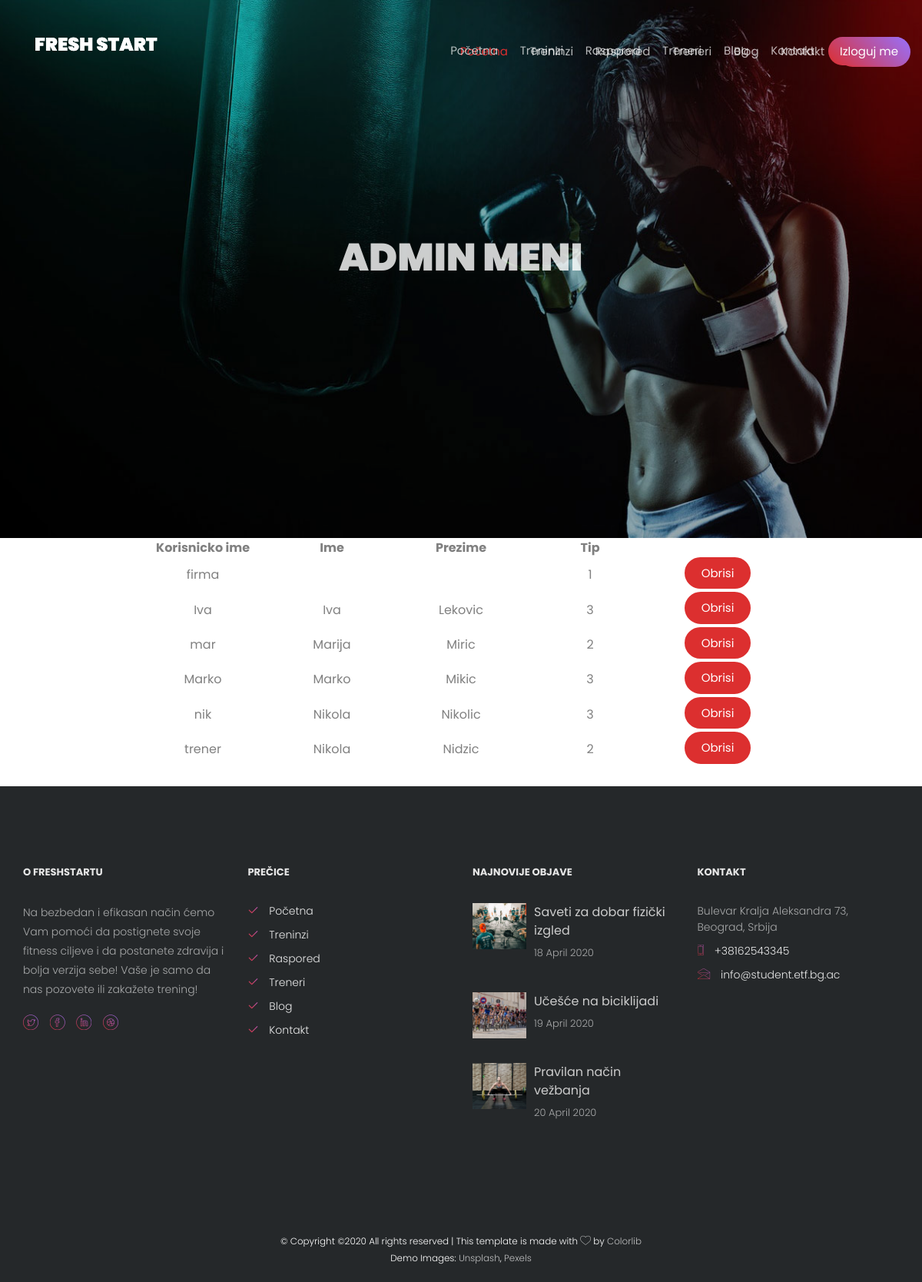
Screenshot of /freshstart/brisanjekorisnika.php with the database file from the repository.
### tables this page shows
CREATE TABLE IF NOT EXISTS `korisnik` (
  `KorisnickoIme` varchar(20) NOT NULL,
  `email` varchar(40) DEFAULT NULL,
  `lozinka` varchar(16) NOT NULL,
  `tip` tinyint(1) NOT NULL,
  `VIP` tinyint(1) NOT NULL,
  `pogodnosti` varchar(50) DEFAULT NULL,
  `ime` varchar(20) DEFAULT NULL,
  `prezime` varchar(20) DEFAULT NULL,
  `datumrodj` date DEFAULT NULL,
  `visina` float DEFAULT NULL,
  `tezina` float DEFAULT NULL,
  `imefirme` varchar(20) DEFAULT NULL,
  `opisdel` varchar(60) DEFAULT NULL,
  `vrstarek` varchar(40) DEFAULT NULL,
  `cilj` varchar(40) DEFAULT NULL,
  `kurs` varchar(40) DEFAULT NULL,
  PRIMARY KEY (`KorisnickoIme`)
);

### freshstart/brisanjekorisnika.php (the view, shortened to what this page needs)
<?php
require("konekcija.php");
?>
    <head>
    </head>
	<?php
    if(!isset($_SESSION['KorisnickoIme'])){
        require('header.php');
    }else{
        require("konekcija.php");
        require('header_adm.php');
    }
    ?>
<aside id="colorlib-hero">
<div class="flexslider">
<ul class="slides">
<li style="background-image: url(images/img_bg_2.jpg);">
<div class="overlay"></div>
<div class="container-fluid">
<div class="row">
<div class="col-md-6 col-sm-12 col-md-offset-3 slider-text">
<div class="slider-text-inner text-center">
<a href="admin_meni.php"><h1>ADMIN MENI</h1></a>
</div>
</div>
</div>
</div>
</li>
</ul>
</div>
</aside>
        <div id="header">
       <?php require("header_adm.php"); ?>
        </div>
        <div id="menu">
            <div align="center">
			<?php
                $upit = "SELECT * FROM korisnik";
                $rez = mysqli_query($konekcija, $upit) or die("Greska kod upita za uzimanje informacija o korisnicima!" . mysqli_error($konekcija));
                if (mysqli_num_rows($rez)> 0){
                   echo "<table border='0px' cellpadding='1px' style='width:70%;text-align:center;'>
                        <tr>
                            <td width='20%'><b>Korisnicko ime</b></td>
                            <td width='20%'><b>Ime</b></td>
                            <td width='20%'><b>Prezime</b></td>
                            <td width='20%'><b>Tip</b></td>
                            <td width='20%'></td>
                        </tr>";
                while ( $red = mysqli_fetch_array($rez)){
                   echo "<tr> <td> ".$red['KorisnickoIme']." </td> <td> ".$red['ime']."</td> <td>".$red['prezime']." </td> <td> ".$red['tip']." </td>";
				   echo "<td><a href='brisi.php?korIme=".$red['KorisnickoIme']."' class='btn btn-primary'> Obrisi</a></td>";
                 }
				 echo "</tr></table>";
				 echo "<br>";
                } else {
                    echo "<center><font size='6px'><b>Ne postoji ni jedan korisnik u sistemu!</b></font></center>";
                  }
               ?>
              </div>
        </div>
        <?php
            require("footer.php");
        ?>

### freshstart/header.php (shortened to what this page needs)
<!DOCTYPE HTML>
<html>
	<head>
	<link rel="stylesheet" href="css/animate.css">
	<link rel="stylesheet" href="css/icomoon.css">
	<link rel="stylesheet" href="css/bootstrap.css">
	<link rel="stylesheet" href="css/magnific-popup.css">
	<link rel="stylesheet" href="css/flexslider.css">
	<link rel="stylesheet" href="css/owl.carousel.min.css">
	<link rel="stylesheet" href="css/owl.theme.default.min.css">
	<link rel="stylesheet" href="fonts/flaticon/font/flaticon.css">
	<link rel="stylesheet" href="css/style.css">
	</head>
	<body>
		<div id="header">
			<nav class="colorlib-nav" role="navigation">
				<div class="top-menu">
					<div class="container">
						<div class="row">
							<div class="col-md-2">
								<div id="colorlib-logo"><a href="index.php">FRESH START</a></div>
							</div>
							<div class="col-md-10 text-right menu-1">
								<ul>
									<li class="active"><a href="index.php">Početna</a></li>
									<li class="has-dropdown">
										<a href="classes.php">Treninzi</a>
									</li>
									<li class="has-dropdown">
										<a href="schedule.php">Raspored</a>
									</li>
									<li><a href="o_trenerima.php">Treneri</a></li>
									<li><a href="blog.php">Blog</a></li>
									<li><a href="contact.php">Kontakt</a></li>
									<li class="btn-cta"><a href="login.php"><span>Prijavi se</span></a></li>
								</ul>
							</div>
						</div>
					</div>
				</div>
			</nav>

### freshstart/header_adm.php (shortened to what this page needs)
<!DOCTYPE HTML>
<html>
<head>
<link rel="stylesheet" href="css/animate.css">
<link rel="stylesheet" href="css/icomoon.css">
<link rel="stylesheet" href="css/bootstrap.css">
<link rel="stylesheet" href="css/magnific-popup.css">
<link rel="stylesheet" href="css/flexslider.css">
<link rel="stylesheet" href="css/owl.carousel.min.css">
<link rel="stylesheet" href="css/owl.theme.default.min.css">
<link rel="stylesheet" href="fonts/flaticon/font/flaticon.css">
<link rel="stylesheet" href="css/style.css">
</head>
<body>
	<div id="header">
		<nav class="colorlib-nav" role="navigation">
			<div class="top-menu">
				<div class="container">
					<div class="row">
						<div class="col-md-2">
							<div id="colorlib-logo"><a href="index.php">FRESH START</a></div>
						</div>
						<div class="col-md-10 text-right menu-1">
							<ul>
								<li><a href="admin_meni.php">Početna</a></li>
								<li class="has-dropdown">
									<a href="classes.php">Treninzi</a>
								</li>
								<li class="has-dropdown">
									<a href="schedule.php">Raspored</a>
								</li>
								<li><a href="o_trenerima.php">Treneri</a></li>
								<li><a href="blog.php">Blog</a></li>
								<li><a href="contact.php">Kontakt</a></li>
								<li class="btn btn-cta"><a href="logout.php"><span>Izloguj me</span></a></li>
							</ul>
						</div>
					</div>
				</div>
			</div>
		</nav>

### freshstart/footer.php (shortened to what this page needs)
<html>
<footer id="colorlib-footer">
			<div class="container">
				<div class="row row-pb-md">
					<div class="col-md-3 colorlib-widget">
						<h4>O FreshStartu</h4>
						<p>Na bezbedan i efikasan način ćemo Vam pomoći da postignete svoje fitness ciljeve i da postanete zdravija i bolja verzija sebe! Vaše je samo da nas pozovete ili zakažete trening!</p>
						<p>
							<ul class="colorlib-social-icons">
								<li><a href="#"><i class="icon-twitter"></i></a></li>
								<li><a href="#"><i class="icon-facebook"></i></a></li>
								<li><a href="#"><i class="icon-linkedin"></i></a></li>
								<li><a href="#"><i class="icon-dribbble"></i></a></li>
							</ul>
						</p>
					</div>
					<div class="col-md-3 colorlib-widget">
						<h4>Prečice</h4>
						<p>
							<ul class="colorlib-footer-links">
								<li><a href="index.php"><i class="icon-check"></i> Početna</a></li>
								<li><a href="classes.php"><i class="icon-check"></i> Treninzi</a></li>
								<li><a href="schedule.php"><i class="icon-check"></i> Raspored</a></li>
								<li><a href="o_trenerima.php"><i class="icon-check"></i> Treneri</a></li>
								<li><a href="blog.php"><i class="icon-check"></i> Blog</a></li>
								<li><a href="contact.php"><i class="icon-check"></i> Kontakt</a></li>
							</ul>
						</p>
					</div>
					<div class="col-md-3 colorlib-widget">
						<h4>Najnovije objave</h4>
						<div class="f-blog">
							<a href="blog.php" class="blog-img" style="background-image: url(images/blog-1.jpg);">
							</a>
							<div class="desc">
								<h2><a href="blog.php">Saveti za dobar fizički izgled</a></h2>
								<p class="admin"><span>18 April 2020</span></p>
							</div>
						</div>
						<div class="f-blog">
							<a href="blog.php" class="blog-img" style="background-image: url(images/blog-2.jpg);">
							</a>
							<div class="desc">
								<h2><a href="blog.php">Učešće na biciklijadi</a></h2>
								<p class="admin"><span>19 April 2020</span></p>
							</div>
						</div>
						<div class="f-blog">
							<a href="blog.php" class="blog-img" style="background-image: url(images/blog-3.jpg);">
							</a>
							<div class="desc">
								<h2><a href="blog.php">Pravilan način vežbanja</a></h2>
								<p class="admin"><span>20 April 2020</span></p>
							</div>
						</div>
					</div>
					<div class="col-md-3 colorlib-widget">
						<h4>Kontakt</h4>
						<ul class="colorlib-footer-links">
							<li>Bulevar Kralja Aleksandra 73, <br> Beograd, Srbija</li>
							<li><a href="tel://38162432234"><i class="icon-phone"></i> +38162543345 </a></li>
							<li><a href="mailto:info@student.etf.bg.ac"><i class="icon-envelope"></i> info@student.etf.bg.ac</a></li>
						</ul>
					</div>
				</div>
			</div>
			<div class="copy">
				<div class="container">
					<div class="row">
						<div class="col-md-12 text-center">
							<p>
								<small class="block">&copy;
Copyright &copy;<script>document.write(new Date().getFullYear());</script> All rights reserved | This template is made with <i class="icon-heart" aria-hidden="true"></i> by <a href="https://colorlib.com" target="_blank">Colorlib</a>
</small><br>
								<small class="block">Demo Images: <a href="http://unsplash.co/" target="_blank">Unsplash</a>, <a href="http://pexels.com/" target="_blank">Pexels</a></small>
							</p>
						</div>
					</div>
				</div>
			</div>
		</footer>
		</div>
	</body>
</html>

### rows the page displays
korisnik: KorisnickoIme "firma", tip "1"
korisnik: KorisnickoIme "Iva", ime "Iva", prezime "Lekovic", tip "3"
korisnik: KorisnickoIme "mar", ime "Marija", prezime "Miric", tip "2"
korisnik: KorisnickoIme "Marko", ime "Marko", prezime "Mikic", tip "3"
korisnik: KorisnickoIme "nik", ime "Nikola", prezime "Nikolic", tip "3"
korisnik: KorisnickoIme "trener", ime "Nikola", prezime "Nidzic", tip "2"
